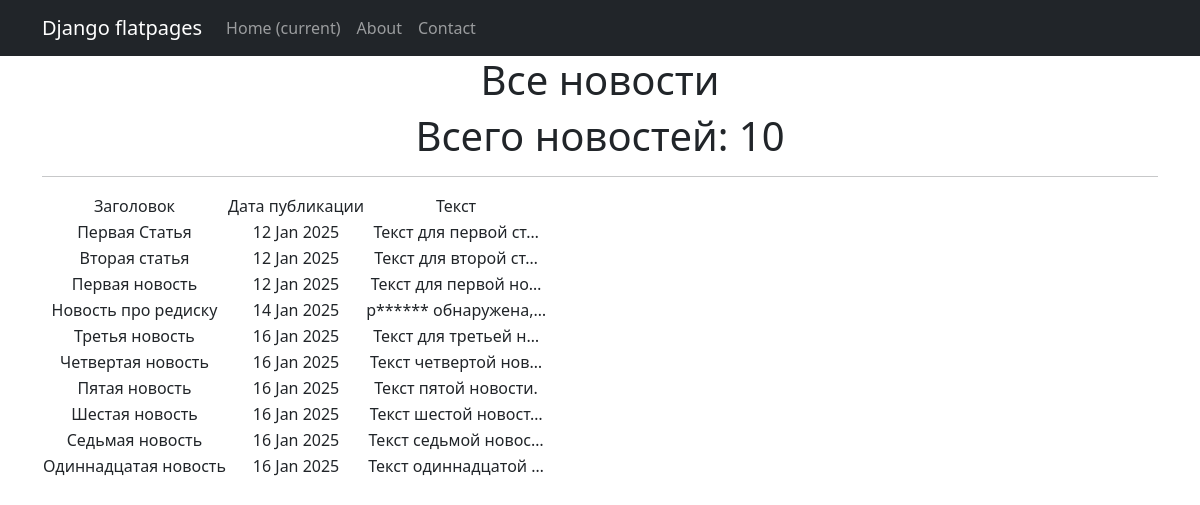
Page /news/ on the committed database.
### news_app/models.py (models this page shows, shortened)
class Post(models.Model):
    ARTICLE = 'AR'
    NEWS = 'NW'
    POST_TYPES = [
        (ARTICLE, 'Article'),
        (NEWS, 'News'),
    ]
    author = models.ForeignKey(Author, on_delete=models.CASCADE)
    type = models.CharField(max_length=2, choices=POST_TYPES, default=NEWS)
    created_at = models.DateTimeField(auto_now_add=True)
    categories = models.ManyToManyField(Category, through='PostCategory')
    title = models.CharField(max_length=128)
    text = models.TextField()
    rating = models.IntegerField(default=0)

### news_app/views.py (the view)
# urls.py: path('', PostsList.as_view(), name='post_list'),
class PostsList(ListView):
    model = Post
    ordering = 'created_at'
    template_name = 'news.html'
    context_object_name = 'posts'
    paginate_by = 10  # вот так мы можем указать количество записей на странице

### news_app/templatetags/censor_filters.py (called while the page is built)
@register.filter(name='censor')
def censor(value):
    if not isinstance(value, str):
        raise ValueError("Censor filter can only be applied to strings.")
    for word in BAD_WORDS:
        value = value.replace(word, f"{word[0]}{'*' * (len(word) - 1)}")
        value = value.replace(word.capitalize(), f"{word[0]}{'*' * (len(word) - 1)}")
    return value

### templates/news.html (shortened to what this page needs)
{% extends 'flatpages/default.html' %}
{% load censor_filters %}
{% block content %}
   <h1>Все новости</h1>
   <h1>Всего новостей: {{ posts|length }}</h1>
   <hr>
   {% if posts %}
       <table>
           <tr>
               <td>Заголовок</td>
               <td>Дата публикации</td>
               <td>Текст</td>
           </tr>
           {% for post in posts %}
           <tr>
               <td>{{ post.title|censor }}</td>
               <td>{{ post.created_at|date:'d M Y'  }}</td>
               <td>{{ post.text|truncatechars:20|censor }}</td>
           </tr>
           {% endfor %}
       </table>
   {% else %}
       <h2>Новостей нет!</h2>
   {% endif %}
{% endblock content %}

### rows in the picture
Post: title|censor "Первая Статья", created_at "12 Jan 2025", text|censor "Текст для первой ст…"
Post: title|censor "Вторая статья", created_at "12 Jan 2025", text|censor "Текст для второй ст…"
Post: title|censor "Первая новость", created_at "12 Jan 2025", text|censor "Текст для первой но…"
Post: title|censor "Новость про редиску", created_at "14 Jan 2025", text|censor "р****** обнаружена,…"
Post: title|censor "Третья новость", created_at "16 Jan 2025", text|censor "Текст для третьей н…"
Post: title|censor "Четвертая новость", created_at "16 Jan 2025", text|censor "Текст четвертой нов…"
Post: title|censor "Пятая новость", created_at "16 Jan 2025", text|censor "Текст пятой новости."
Post: title|censor "Шестая новость", created_at "16 Jan 2025", text|censor "Текст шестой новост…"
Post: title|censor "Cедьмая новость", created_at "16 Jan 2025", text|censor "Текст седьмой новос…"
Post: title|censor "Одиннадцатая новость", created_at "16 Jan 2025", text|censor "Текст одиннадцатой …"

### other values in the picture
{{ posts|length }} "10"
